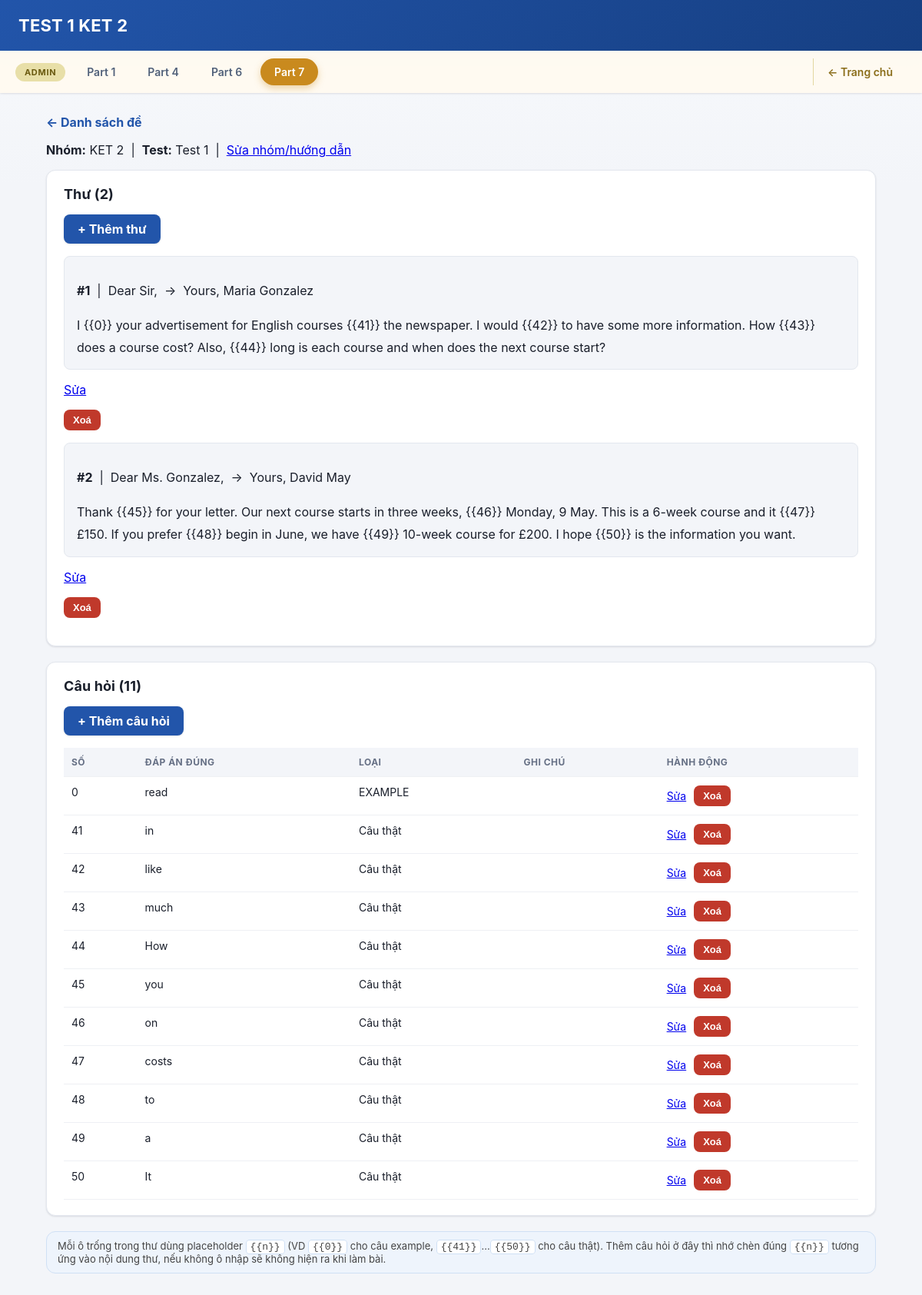
The app's page /index.php?controller=admin_part7&action=manage&test_id=1 with its own data.
### tables this page shows
CREATE TABLE ket_part7_tests (
    id INT PRIMARY KEY AUTO_INCREMENT,
    title VARCHAR(255) NOT NULL,
    ket_group VARCHAR(20) NOT NULL DEFAULT '',
    test_label VARCHAR(20) NOT NULL DEFAULT '',
    instructions TEXT NULL,
    data_note TEXT NULL,
    created_at TIMESTAMP DEFAULT CURRENT_TIMESTAMP
);

CREATE TABLE ket_part7_letters (
    id INT PRIMARY KEY AUTO_INCREMENT,
    test_id INT NOT NULL,
    letter_order INT NOT NULL,
    dateline VARCHAR(100) NULL,
    salutation VARCHAR(255) NOT NULL,
    body_html TEXT NOT NULL,
    closing VARCHAR(100) NOT NULL,
    signature VARCHAR(255) NOT NULL,
    CONSTRAINT fk_part7_letters_test FOREIGN KEY (test_id) REFERENCES ket_part7_tests(id) ON DELETE CASCADE
);

CREATE TABLE ket_part7_questions (
    id INT PRIMARY KEY AUTO_INCREMENT,
    test_id INT NOT NULL,
    question_number INT NOT NULL,
    correct_answer VARCHAR(100) NOT NULL,
    is_example TINYINT(1) NOT NULL DEFAULT 0,
    note VARCHAR(500) NULL,
    CONSTRAINT fk_part7_questions_test FOREIGN KEY (test_id) REFERENCES ket_part7_tests(id) ON DELETE CASCADE
);

### app/controllers/Controller.php (called while the page is built, shortened)
<?php
class Controller
{
    protected function render(string $view, array $data = []): void
    {
        extract($data);
        require __DIR__ . '/../views/' . $view . '.php';
    }
}

### app/controllers/AdminPart7Controller.php (called while the page is built, shortened)
<?php
class AdminPart7Controller extends Controller
{
    private Part7Question $part7Model;
    public function __construct(private PDO $pdo)
    {
        $this->part7Model = new Part7Question($pdo);
    }
    public function manage(): void
    {
        $testId = isset($_GET['test_id']) ? (int) $_GET['test_id'] : 0;
        $test = $testId > 0 ? $this->part7Model->getTestById($testId) : null;
        $this->render('admin_part7/manage', [
            'test'     => $test,
            'letters'  => $this->part7Model->getLettersByTestId($testId),
            'questions' => $this->part7Model->getQuestionsByTestId($testId),
            'message'  => $_GET['msg'] ?? null,
        ]);
    }
}

### public/index.php (called while the page is built, shortened)
<?php
require_once __DIR__ . '/../config/database.php';
require_once __DIR__ . '/../app/models/Part7Question.php';
require_once __DIR__ . '/../app/controllers/Controller.php';
require_once __DIR__ . '/../app/controllers/AdminPart7Controller.php';
$controllerName = $_GET['controller'] ?? 'home';
$actionName = $_GET['action'] ?? 'index';
switch ($controllerName) {
    case 'admin_part7':
        $controller = new AdminPart7Controller($pdo);
        break;
}
$controller->$actionName();

### app/models/Part7Question.php (called while the page is built, shortened)
<?php
class Part7Question
{
    private PDO $pdo;
    public function __construct(PDO $pdo)
    {
        $this->pdo = $pdo;
    }
    public function getTestById(int $id): ?array
    {
        $stmt = $this->pdo->prepare('SELECT * FROM ket_part7_tests WHERE id = ?');
        $stmt->execute([$id]);
        $test = $stmt->fetch();
        return $test !== false ? $test : null;
    }
    public function getLettersByTestId(int $testId): array
    {
        $stmt = $this->pdo->prepare(
            'SELECT * FROM ket_part7_letters WHERE test_id = ? ORDER BY letter_order'
        );
        $stmt->execute([$testId]);
        return $stmt->fetchAll();
    }
    public function getQuestionsByTestId(int $testId): array
    {
        $stmt = $this->pdo->prepare(
            'SELECT * FROM ket_part7_questions WHERE test_id = ? ORDER BY question_number'
        );
        $stmt->execute([$testId]);
        return $stmt->fetchAll();
    }
}

### app/views/admin_part7/manage.php (the view, shortened to what this page needs)
<!DOCTYPE html>
<html lang="vi">
<head>
<link rel="stylesheet" href="css/style.css">
</head>
<body>
<header class="site-header">
    <h1><?= htmlspecialchars($test['title']) ?></h1>
</header>
<?php $activeAdminTab = 'admin7'; require __DIR__ . '/../partials/admin_nav_tabs.php'; ?>
<main class="page">
    <p><a href="index.php?controller=admin_part7&amp;action=index" class="btn-link">&larr; Danh sách đề</a></p>
    <p><strong>Nhóm:</strong> <?= htmlspecialchars($test['ket_group'] ?: '—') ?> &nbsp;|&nbsp; <strong>Test:</strong> <?= htmlspecialchars($test['test_label'] ?: '—') ?>
        &nbsp;|&nbsp; <a href="index.php?controller=admin_part7&amp;action=testForm&amp;id=<?= (int) $test['id'] ?>">Sửa nhóm/hướng dẫn</a>
    </p>
    <section class="admin-section">
        <h2>Thư (<?= count($letters) ?>)</h2>
        <p><a href="index.php?controller=admin_part7&amp;action=letterForm&amp;test_id=<?= (int) $test['id'] ?>" class="btn-link btn-add">+ Thêm thư</a></p>
        <?php foreach ($letters as $letter): ?>
        <div class="admin-passage-preview" style="margin-bottom: 10px;">
            <p><strong>#<?= (int) $letter['letter_order'] ?></strong>
                &nbsp;|&nbsp; <?= htmlspecialchars($letter['salutation']) ?>
                &nbsp;&rarr;&nbsp; <?= htmlspecialchars($letter['closing']) ?> <?= htmlspecialchars($letter['signature']) ?>
            </p>
            <?= nl2br(htmlspecialchars($letter['body_html'])) ?>
        </div>
        <p class="admin-actions" style="margin-bottom: 16px;">
            <a href="index.php?controller=admin_part7&amp;action=letterForm&amp;test_id=<?= (int) $test['id'] ?>&amp;id=<?= (int) $letter['id'] ?>">Sửa</a>
            <form method="POST" action="index.php?controller=admin_part7&amp;action=letterDelete" onsubmit="return confirm('Xoá thư này?');">
                <button type="submit" class="btn-delete">Xoá</button>
            </form>
        </p>
        <?php endforeach; ?>
    </section>
    <section class="admin-section">
        <h2>Câu hỏi (<?= count($questions) ?>)</h2>
        <p><a href="index.php?controller=admin_part7&amp;action=questionForm&amp;test_id=<?= (int) $test['id'] ?>" class="btn-link btn-add">+ Thêm câu hỏi</a></p>
        <table class="admin-table">
            <thead>
                <tr>
                    <th>Số</th>
                    <th>Đáp án đúng</th>
                    <th>Loại</th>
                    <th>Ghi chú</th>
                    <th>Hành động</th>
                </tr>
            </thead>
            <tbody>
                <?php foreach ($questions as $q): ?>
                <tr>
                    <td><?= (int) $q['question_number'] ?></td>
                    <td><?= htmlspecialchars(str_replace('|', ' / ', $q['correct_answer'])) ?></td>
                    <td><?= ((int) $q['is_example'] === 1) ? 'EXAMPLE' : 'Câu thật' ?></td>
                    <td><?= !empty($q['note']) ? '⚠ ' . htmlspecialchars($q['note']) : '' ?></td>
                    <td class="admin-actions">
                        <a href="index.php?controller=admin_part7&amp;action=questionForm&amp;test_id=<?= (int) $test['id'] ?>&amp;id=<?= (int) $q['id'] ?>">Sửa</a>
                        <form method="POST" action="index.php?controller=admin_part7&amp;action=questionDelete" onsubmit="return confirm('Xoá câu hỏi này?');">
                            <button type="submit" class="btn-delete">Xoá</button>
                        </form>
                    </td>
                </tr>
                <?php endforeach; ?>
            </tbody>
        </table>
    </section>
    <p class="admin-hint">
        Mỗi ô trống trong thư dùng placeholder <code>{{n}}</code> (VD <code>{{0}}</code> cho câu example, <code>{{41}}</code>...<code>{{50}}</code>
        cho câu thật). Thêm câu hỏi ở đây thì nhớ chèn đúng <code>{{n}}</code> tương ứng vào nội dung thư, nếu không ô nhập sẽ không hiện ra khi làm bài.
    </p>
</main>
</body>
</html>

### public/css/style.css (style rules this page uses)
:root { --color-primary: #2255aa; --color-primary-dark: #163f82; --color-primary-light: #eef4fc; --color-success: #2e8b57; --color-success-dark: #256e46; --color-danger: #c0392b; --color-danger-dark: #a5301f; --color-admin: #c98a1e; --color-admin-dark: #a3700f; --color-text: #1a1f2b; --color-text-muted: #667085; --color-border: #e3e7ee; --color-bg: #f3f5f9; --color-surface: #ffffff; --radius-sm: 8px; --radius-md: 12px; --radius-lg: 16px; --radius-pill: 999px; --shadow-sm: 0 1px 2px rgba(16, 24, 40, 0.06), 0 1px 3px rgba(16, 24, 40, 0.06); --shadow-md: 0 6px 16px rgba(16, 24, 40, 0.08); --shadow-lg: 0 16px 32px rgba(16, 24, 40, 0.14); --transition-fast: 0.15s ease; }
* { box-sizing: border-box; }
body { margin: 0; font-family: -apple-system, BlinkMacSystemFont, "Segoe UI", Roboto, Helvetica, Arial, sans-serif; background: linear-gradient(180deg, #f7f9fc 0%, var(--color-bg) 240px); color: var(--color-text); -webkit-font-smoothing: antialiased; }
.site-header { background: linear-gradient(135deg, var(--color-primary) 0%, var(--color-primary-dark) 100%); color: #ffffff; padding: 20px 24px; box-shadow: 0 2px 10px rgba(22, 63, 130, 0.25); }
.site-header h1 { margin: 0; font-size: 22px; font-weight: 700; letter-spacing: 0.2px; }
.page { width: 90%; max-width: 1100px; margin: 28px auto 64px; }
.page h2 { margin-top: 0; font-size: 22px; letter-spacing: 0.1px; }
.admin-section { background: var(--color-surface); border: 1px solid var(--color-border); border-radius: var(--radius-md); box-shadow: var(--shadow-sm); padding: 20px 22px; margin-bottom: 20px; }
.admin-section h2 { margin-top: 0; font-size: 18px; }
.admin-passage-preview { background: var(--color-bg); border: 1px solid var(--color-border); border-radius: var(--radius-sm); padding: 14px 16px; margin: 8px 0; line-height: 1.8; }
.admin-hint { background: var(--color-primary-light); border: 1px solid #cfe0f5; border-radius: var(--radius-md); padding: 10px 14px; font-size: 13px; color: #444444; }
.admin-hint code { background: #ffffff; border: 1px solid #cfe0f5; border-radius: 4px; padding: 1px 5px; }
.btn-link { display: inline-block; color: var(--color-primary); text-decoration: none; font-weight: 700; transition: color var(--transition-fast); }
.btn-add { background: var(--color-primary); color: #ffffff; padding: 9px 18px; border-radius: var(--radius-sm); box-shadow: var(--shadow-sm); transition: background-color var(--transition-fast), transform var(--transition-fast), box-shadow var(--transition-fast); }
.admin-table { width: 100%; border-collapse: collapse; margin-top: 14px; font-size: 14px; }
.admin-table th, .admin-table td { text-align: left; padding: 11px 10px; border-bottom: 1px solid #eef0f4; vertical-align: top; }
.admin-table th { background: var(--color-bg); color: var(--color-text-muted); font-size: 12px; text-transform: uppercase; letter-spacing: 0.04em; }
.admin-table tbody tr { transition: background-color var(--transition-fast); }
.admin-actions { display: flex; gap: 10px; align-items: center; white-space: nowrap; }
.admin-actions form { margin: 0; }
.btn-delete { background: var(--color-danger); color: #ffffff; border: none; border-radius: var(--radius-sm); padding: 6px 12px; cursor: pointer; font-size: 13px; font-weight: 600; transition: background-color var(--transition-fast), transform var(--transition-fast); }

### records on screen
ket_part7_tests: title "TEST 1 KET 2", ket_group "KET 2", test_label "Test 1"
ket_part7_letters: letter_order "1", salutation "Dear Sir,", closing "Yours,", signature "Maria Gonzalez", body_html "I {{0}} your advertisement for English courses {{41}} the newspaper. I would {{42}} to have some more information. How {{43}} does a course cost? Also, {{44}} long is each course and when does the next course start?"
ket_part7_letters: letter_order "2", salutation "Dear Ms. Gonzalez,", closing "Yours,", signature "David May", body_html "Thank {{45}} for your letter. Our next course starts in three weeks, {{46}} Monday, 9 May. This is a 6-week course and it {{47}} £150. If you prefer {{48}} begin in June, we have {{49}} 10-week course for £200. I hope {{50}} is the information you want."
ket_part7_questions: question_number "0", correct_answer "read", is_example "EXAMPLE"
ket_part7_questions: question_number "41", correct_answer "in", is_example "Câu thật"
ket_part7_questions: question_number "42", correct_answer "like", is_example "Câu thật"
ket_part7_questions: question_number "43", correct_answer "much", is_example "Câu thật"
ket_part7_questions: question_number "44", correct_answer "How", is_example "Câu thật"
ket_part7_questions: question_number "45", correct_answer "you", is_example "Câu thật"
ket_part7_questions: question_number "46", correct_answer "on", is_example "Câu thật"
ket_part7_questions: question_number "47", correct_answer "costs", is_example "Câu thật"
ket_part7_questions: question_number "48", correct_answer "to", is_example "Câu thật"
ket_part7_questions: question_number "49", correct_answer "a", is_example "Câu thật"
ket_part7_questions: question_number "50", correct_answer "It", is_example "Câu thật"

### other values on screen
$tab['label'] "Part 1"
$tab['label'] "Part 4"
$tab['label'] "Part 6"
$tab['label'] "Part 7"
count($letters) "2"
count($questions) "11"
